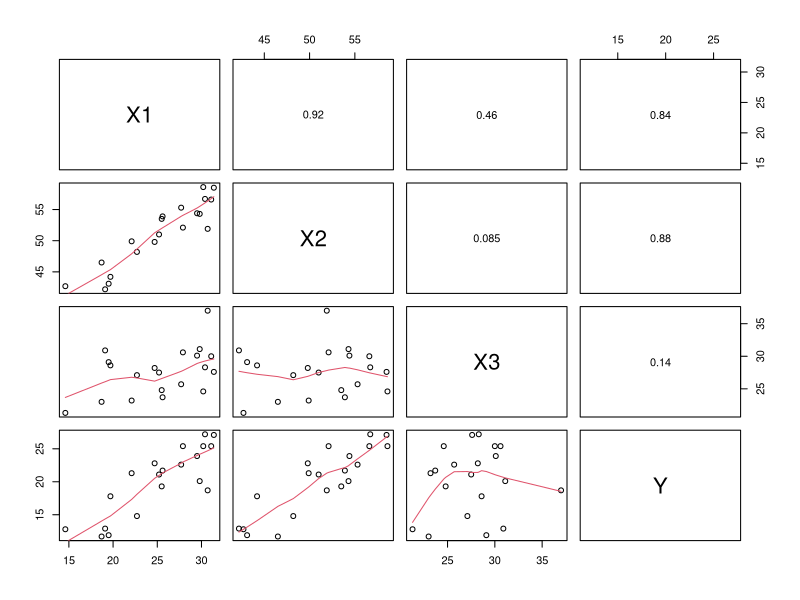

Write R code to recreate this figure.
## ---- chunk 1
dados = read.table('./dados/CH07TA06.txt')
colnames(dados) <- c("X1","X2","Y")
dados
## ---- chunk 2
modelo1 <- lm(Y ~ X1, data=dados)
summary(modelo1)$coef
anova(modelo1)
## ---- chunk 3
modelo2 <- lm(Y ~ X2, data=dados)
summary(modelo2)$coef
anova(modelo2)
## ---- chunk 4
modelo12a <- lm(Y ~ X1 + X2, data=dados)
summary(modelo12a)$coef
## ---- chunk 5
anova(modelo12a)
## ---- chunk 6
modelo12b <- lm(Y ~ X2 + X1, data=dados)
anova(modelo12b)
## ---- chunk 7
dados = read.table('./dados/CH07TA08.txt')
colnames(dados) <- c("X1","X2","Y")
dados
## ---- chunk 8
modelo1 <- lm(Y ~ X1 + X2,data=dados)
summary(modelo1)$coef
## ---- chunk 9
fitted(modelo1)
## ---- chunk 10
dat = read.table('./dados/fat.txt')
colnames(dat) <- c("X1","X2","X3","Y")
dat
## ---- chunk 11
panel.cor <- function(x, y, digits=2, prefix="", cex.cor, ...)
{
    usr <- par("usr"); on.exit(par(usr))
    par(usr = c(0, 1, 0, 1))
    r <- abs(cor(x, y))
    txt <- format(c(r, 0.123456789), digits=digits)[1]
    txt <- paste(prefix, txt, sep="")
    if(missing(cex.cor)) cex.cor <- 0.8/strwidth(txt)
    text(0.5, 0.5, txt)
}
pairs(dat,upper.panel=panel.cor,lower.panel=panel.smooth)
## ---- chunk 12
modelo1 <- lm(Y ~ X1, data=dat)
beta11 <- round(summary(modelo1)$coef[2,1],3)
sbeta11 <- round(summary(modelo1)$coef[2,2],3)
modelo2 <- lm(Y ~ X2, data=dat)
beta21 <- round(summary(modelo2)$coef[2,1],3)
sbeta21 <- round(summary(modelo2)$coef[2,2],3)
modelo12 <- lm(Y ~ X1+ X2, data=dat)
beta12 <- round(summary(modelo12)$coef[2,1],3)
beta22 <- round(summary(modelo12)$coef[3,1],3)
sbeta12 <- round(summary(modelo12)$coef[2,2],3)
sbeta22 <- round(summary(modelo12)$coef[3,2],3)
modelo123 <- lm(Y ~ X1+ X2 +X3, data=dat)
beta13 <- round(summary(modelo123)$coef[2,1],3)
beta23 <- round(summary(modelo123)$coef[3,1],3)
sbeta13 <- round(summary(modelo123)$coef[2,2],3)
sbeta23 <- round(summary(modelo123)$coef[3,2],3)
## ---- chunk 13
anova(modelo1)
## ---- chunk 14
modelo21 <- lm(Y ~ X2+ X1, data=dat)
anova(modelo21)
## ---- chunk 15
yhat <- predict(modelo1,newdata=data.frame(X1=25),se.fit=TRUE)
## ---- chunk 16
yhat <- predict(modelo12,newdata=data.frame(X1=25,X2=50),se.fit=TRUE)
## ---- chunk 17
summary(modelo12)
## ---- chunk 18
anova(modelo12)
modelo0 <- lm( Y ~ 1,data=dat)
modelo12 <- lm(Y ~ X1 + X2,data=dat)
anova(modelo0,modelo12)
